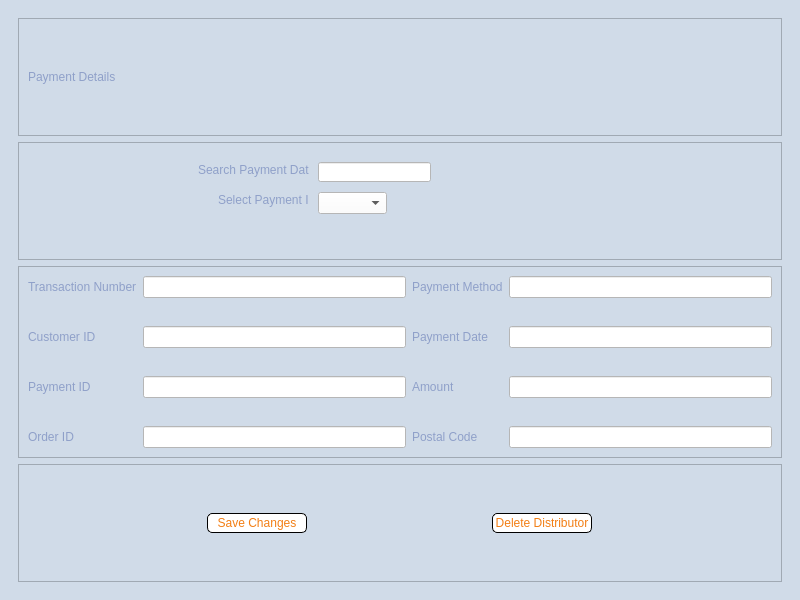
<?xml version="1.0" encoding="UTF-8"?>
<ui version="4.0">
 <class>PaymentDetails</class>
 <widget class="QMainWindow" name="PaymentDetails">
  <property name="geometry">
   <rect>
    <x>0</x>
    <y>0</y>
    <width>800</width>
    <height>600</height>
   </rect>
  </property>
  <property name="windowTitle">
   <string>NewShipmentForm</string>
  </property>
  <property name="styleSheet">
   <string notr="true">background-color: #D0DBE8</string>
  </property>
  <widget class="QWidget" name="centralwidget">
   <layout class="QVBoxLayout" name="verticalLayout">
    <item>
     <widget class="QScrollArea" name="PaymentDetails_2">
      <property name="styleSheet">
       <string notr="true">QLineEdit{background-color:white;}



QPushButton{background-color:white;border: 1px solid black; border-radius:5px;color:#F27E14;}



QLabel{color: #8FA0C9;}
QComboBox{background-color:white;}</string>
      </property>
      <property name="frameShape">
       <enum>QFrame::NoFrame</enum>
      </property>
      <property name="widgetResizable">
       <bool>true</bool>
      </property>
      <widget class="QWidget" name="scrollAreaWidgetContents">
       <property name="geometry">
        <rect>
         <x>0</x>
         <y>0</y>
         <width>782</width>
         <height>582</height>
        </rect>
       </property>
       <layout class="QGridLayout" name="gridLayout">
        <item row="0" column="0">
         <widget class="QFrame" name="frame">
          <property name="frameShape">
           <enum>QFrame::StyledPanel</enum>
          </property>
          <property name="frameShadow">
           <enum>QFrame::Raised</enum>
          </property>
          <layout class="QHBoxLayout" name="horizontalLayout">
           <item>
            <widget class="QLabel" name="label">
             <property name="styleSheet">
              <string notr="true">color: #8FA0C9</string>
             </property>
             <property name="text">
              <string>Payment Details</string>
             </property>
            </widget>
           </item>
           <item>
            <widget class="QLabel" name="label_2">
             <property name="maximumSize">
              <size>
               <width>300</width>
               <height>100</height>
              </size>
             </property>
             <property name="text">
              <string/>
             </property>
             <property name="pixmap">
              <pixmap>../../Downloads/Hallywell_Linen_Company.png</pixmap>
             </property>
             <property name="scaledContents">
              <bool>true</bool>
             </property>
            </widget>
           </item>
          </layout>
         </widget>
        </item>
        <item row="1" column="0">
         <widget class="QFrame" name="frame_2">
          <property name="frameShape">
           <enum>QFrame::StyledPanel</enum>
          </property>
          <property name="frameShadow">
           <enum>QFrame::Raised</enum>
          </property>
          <widget class="QLabel" name="label_11">
           <property name="geometry">
            <rect>
             <x>180</x>
             <y>20</y>
             <width>111</width>
             <height>16</height>
            </rect>
           </property>
           <property name="text">
            <string>Search Payment Date</string>
           </property>
          </widget>
          <widget class="QLineEdit" name="lineEdit_PaymentDate_2">
           <property name="geometry">
            <rect>
             <x>300</x>
             <y>20</y>
             <width>113</width>
             <height>20</height>
            </rect>
           </property>
          </widget>
          <widget class="QLabel" name="label_12">
           <property name="geometry">
            <rect>
             <x>200</x>
             <y>50</y>
             <width>91</width>
             <height>16</height>
            </rect>
           </property>
           <property name="text">
            <string>Select Payment ID</string>
           </property>
          </widget>
          <widget class="QComboBox" name="comboBox_PayID">
           <property name="geometry">
            <rect>
             <x>300</x>
             <y>50</y>
             <width>69</width>
             <height>22</height>
            </rect>
           </property>
          </widget>
         </widget>
        </item>
        <item row="2" column="0">
         <widget class="QFrame" name="frame_3">
          <property name="frameShape">
           <enum>QFrame::StyledPanel</enum>
          </property>
          <property name="frameShadow">
           <enum>QFrame::Raised</enum>
          </property>
          <layout class="QGridLayout" name="gridLayout_2">
           <property name="verticalSpacing">
            <number>28</number>
           </property>
           <item row="0" column="3">
            <widget class="QLineEdit" name="lineEdit_PaymentMethod"/>
           </item>
           <item row="0" column="0">
            <widget class="QLabel" name="label_3">
             <property name="text">
              <string>Transaction Number</string>
             </property>
            </widget>
           </item>
           <item row="1" column="0">
            <widget class="QLabel" name="label_4">
             <property name="text">
              <string>Customer ID</string>
             </property>
            </widget>
           </item>
           <item row="0" column="2">
            <widget class="QLabel" name="label_7">
             <property name="text">
              <string>Payment Method</string>
             </property>
            </widget>
           </item>
           <item row="2" column="1">
            <widget class="QLineEdit" name="lineEdit_PaymentID"/>
           </item>
           <item row="1" column="1">
            <widget class="QLineEdit" name="lineEdit_CustomerID"/>
           </item>
           <item row="2" column="0">
            <widget class="QLabel" name="label_5">
             <property name="text">
              <string>Payment ID</string>
             </property>
            </widget>
           </item>
           <item row="0" column="1">
            <widget class="QLineEdit" name="lineEdit_TransactionNumber"/>
           </item>
           <item row="3" column="0">
            <widget class="QLabel" name="label_6">
             <property name="text">
              <string>Order ID</string>
             </property>
            </widget>
           </item>
           <item row="3" column="1">
            <widget class="QLineEdit" name="lineEdit_OrderID"/>
           </item>
           <item row="1" column="2">
            <widget class="QLabel" name="label_8">
             <property name="text">
              <string>Payment Date</string>
             </property>
            </widget>
           </item>
           <item row="1" column="3">
            <widget class="QLineEdit" name="lineEdit_PaymentDate"/>
           </item>
           <item row="2" column="2">
            <widget class="QLabel" name="label_9">
             <property name="text">
              <string>Amount</string>
             </property>
            </widget>
           </item>
           <item row="2" column="3">
            <widget class="QLineEdit" name="lineEdit_Amount"/>
           </item>
           <item row="3" column="2">
            <widget class="QLabel" name="label_10">
             <property name="text">
              <string>Postal Code</string>
             </property>
            </widget>
           </item>
           <item row="3" column="3">
            <widget class="QLineEdit" name="lineEdit_PostalCode"/>
           </item>
          </layout>
         </widget>
        </item>
        <item row="3" column="0">
         <widget class="QFrame" name="frame_4">
          <property name="frameShape">
           <enum>QFrame::StyledPanel</enum>
          </property>
          <property name="frameShadow">
           <enum>QFrame::Raised</enum>
          </property>
          <layout class="QHBoxLayout" name="horizontalLayout_2">
           <item>
            <widget class="QPushButton" name="pushButton_savechanges">
             <property name="maximumSize">
              <size>
               <width>100</width>
               <height>20</height>
              </size>
             </property>
             <property name="text">
              <string>Save Changes</string>
             </property>
            </widget>
           </item>
           <item>
            <widget class="QPushButton" name="pushButton_delete">
             <property name="maximumSize">
              <size>
               <width>100</width>
               <height>20</height>
              </size>
             </property>
             <property name="text">
              <string>Delete Distributor</string>
             </property>
            </widget>
           </item>
          </layout>
         </widget>
        </item>
       </layout>
      </widget>
     </widget>
    </item>
   </layout>
  </widget>
 </widget>
 <resources/>
 <connections/>
</ui>
